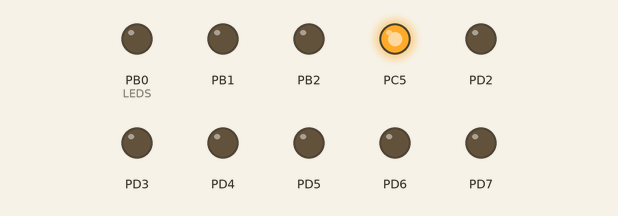
The program below on a simulated ATmega328P, built with avr-gcc and emulated at 16 MHz. Parts: output pins drawn as LEDs (lit = HIGH). What the program prints to the serial monitor is not drawn.

Above: at 0.1 s.
Timing chart, 0 to 1.6 s (numbered marks = the images above):
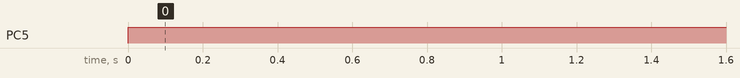

The program:

main.c
```c
/*
 * CodigoSPI.c
 *
 * Created: 2/3/2026 11:29:36 PM
 * Author : rodri
 */

#define F_CPU 16000000
#include <util/delay.h>
#include <avr/io.h>
#include <avr/interrupt.h>
#include <stdint.h>
#include "LibSPI.h"

uint8_t valorSPI = 0;
uint8_t POT1ADC;
uint8_t POT2ADC;
uint8_t dummy;


void refreshPORT(uint8_t valor);


int main(void)
{
	cli();
	DDRC |= (1<<DDC5);//Se configura como salida para SS, si es esclavo se pone como entrada &= ~ +
	DDRD |= (1<<DDD2)|(1<<DDD3)|(1<<DDD4)|(1<<DDD5)|(1<<DDD6)|(1<<DDD7);
	DDRB |= (1<<DDB0)|(1<<DDB1); //Bits conectados a LEDS

	PORTC |= (1<<PORTC5);//MSS, si es esclavo se comenta esto +

	//LEDS a cero
	PORTB &= ~((1<<PORTB0)|(1<<PORTB1));
	PORTD &= ~((1<<PORTD2)|(1<<PORTD3)|(1<<PORTD4)|(1<<PORTD5)|(1<<PORTD6)|(1<<PORTD7));

	spiInit(SPI_MASTER_OSC_DIV16,SPI_DATA_ORDER_MSB,SPI_CLOCK_IDLE_LOW,SPI_CLOCK_FIRST_EDGE);//Maestro +
	//spiInit(SPI_SLAVE_SS,SPI_DATA_ORDER_MSB,SPI_CLOCK_IDLE_LOW,SPI_CLOCK_FIRST_EDGE);//Esclavo +

	//SPCR |= (1<<SPIE); //se activa interrupcion solo para esclavo? o tambien como maestro? +

	//Configuracion de ADC
	ADMUX |= (1 << ADLAR);
	ADMUX = (1 << REFS0); // AVcc como referencia. Quitar la configuracion de ADLAR cuando se usen servos
	ADCSRA = (1 << ADEN) | (1 << ADPS2) | (1 << ADPS1) | (1 << ADPS0); // Prescaler 128

	//Configuracion de la comunicacion serial
	DDRD |= (1 << DDD1); // Configura TX (D1) como salida
	DDRD &= ~(1 << DDD0); // Configura RX (D0) como entrada
	UCSR0A = 0; // Modo normal, sin doble velocidad ni flags activos
	UCSR0B = (1 << RXCIE0) | (1 << RXEN0) | (1 << TXEN0); // Habilita interrupción por recepción, RX y TX
	UCSR0C = (1 << UCSZ01) | (1 << UCSZ00); // Modo asíncrono, sin paridad, 1 bit de stop, 8 bits de datos
	UBRR0 = 103; // Baud rate de 9600 para F_CPU = 16 MHz en modo normal

	sei();

    /* Replace with your application code */
    while (1)
    {
		//Codigo de maestro +
        // cualquier otro carácter se ignora


		//PORTC &= ~(1<<PORTC5); //Se activa el SS

		spiWrite('c');
		spiWrite('x');
		POT1ADC = spiRead();
		spiWrite('d');
		spiWrite('x');
		POT2ADC = spiRead();
		refreshPORT(POT2ADC);
		//spiWrite('x');
		spiWrite(valor_port);
		//spiRead();


		//PORTC |= (1<<PORTC5); //Se desactiva el SS

		//uint16_t valor2 = LecturaADC(3);
		char buffer2[6];   // máx 65535 + '\0'
		itoa(POT1ADC, buffer2, 10);

		USART_TX_String("POT1=");
		USART_TX_String(buffer2);
		USART_TX_Char(' ');

		USART_TX_String("POT2=");
		USART_TX_Uint(POT2ADC);
		USART_TX_String("\r\n");

		_delay_ms(250);

		//Codigo de esclavo+
		//POT1ADC = LecturaADC(2);
		//POT2ADC = LecturaADC(3);


    }
}

/*ISR(SPI_STC_vect){//interrupcion para recibir info como esclavo? o tambien como maestro?
	uint8_t spiValor = SPDR;
	if(spiValor == 'c'){
		SPDR = POT1ADC;//El valor que se mande debe ser de 8 bits
	}else if(spiValor == 'd'){
		SPDR = POT2ADC;
	}else if((spiValor != 'x')&(spiValor != 'c')&(spiValor != 'd')) {
		refreshPORT(spiValor);
	}

}*/
```

LibSPI.c
```c
/*
 * LibSPI.c
 *
 * Created: 2/4/2026 8:40:16 PM
 *  Author: rodri
 */
#include "LibSPI.h"
#include <avr/interrupt.h>

volatile char rx_char;
volatile uint8_t rx_flag = 0;
uint16_t uart_acc = 0;
volatile uint8_t valor_port = 0;

void USART_TX_Char(char c)
{
	while (!(UCSR0A & (1 << UDRE0))); // Espera buffer vacío
	UDR0 = c;
}

void USART_TX_String(const char *s)
{
	while (*s)
	{
		USART_TX_Char(*s++);
	}
}

void USART_TX_Uint(uint16_t num)
{
	char buffer[6];
	itoa(num, buffer, 10);
	USART_TX_String(buffer);
}

ISR(USART_RX_vect)
{
	rx_char = UDR0;   // Lee el dato recibido
	rx_flag = 1;      // Marca que llegó algo

	if (rx_flag) {          // ? CLAVE
        rx_flag = 0;        // consumir el carácter

        if (rx_char >= '0' && rx_char <= '9') {

            uart_acc = (uart_acc * 10) + (rx_char - '0');

            if (uart_acc > 255) {
                uart_acc = 255;
            }
        }
        else if (rx_char == '\n' || rx_char == '\r') {

            valor_port = (uint8_t)uart_acc;
            //refreshPORT(valor_port);
            uart_acc = 0;
        }

	}
}

void spiInit(Spi_Type sType, Spi_Data_Order sDataOrder, Spi_Clock_Polarity sClockPolarity, Spi_Clock_Phase sClockPhase)
{
	//PB2 -> SS
	//PB3 -> MOSI
	//PB4 -> MISO
	//PB5 -> SCK

	if(sType & (1<<MSTR))//Si soy maestro
	{
		DDRB |= (1<<DDB3)|(1<<DDB2)|(1<<DDB5);//MOSI, SS y SCK como salidas
		DDRB &= ~(1<<DDB4); //MISO como entrada
		SPCR |= (1<<MSTR); //Diciendole al registro que soy maestro

		uint8_t temp = sType & 0b00000111; //Mascara para solo interesarnos en los ultimos 3 bits que definen clock
		switch(temp){
			case 0: //DIV2
				SPCR &= ~((1<<SPR1)|(1<<SPR0));
				SPSR |= (1<<SPI2X);
			break;
			case 1: //DIV4
				SPCR &= ~((1<<SPR1)|(1<<SPR0));
				SPSR &= ~(1<<SPI2X);
			break;
			case 2: //DIV8
				SPCR &= ~(1<<SPR1);
				SPCR |= (1<<SPR0);
				SPSR |= (1<<SPI2X);
			break;
			case 3: //DIV16
				SPCR &= ~(1<<SPR1);
				SPCR |= (1<<SPR0);
				SPSR &= ~(1<<SPI2X);
			break;
			case 4: //DIV32
				SPCR &= ~(1<<SPR0);
				SPCR |= (1<<SPR1);
				SPSR |= (1<<SPI2X);
			break;
			case 5: //DIV64
				SPCR &= ~(1<<SPR0);
				SPCR |= (1<<SPR1);
				SPSR &= ~(1<<SPI2X);
			break;
			case 6: //DIV128
				SPCR |= ((1<<SPR1)|(1<<SPR0));
				SPSR &= ~(1<<SPI2X);
			break;
		}

	}
	else{ //aqui entra seguro al ser un esclavo
		DDRB |= (1<<DDB4); //MISO como salida
		DDRB &= ~((1<<DDB3)|(1<<DDB5)|(1<<DDB2)); //MOSI, SCK, SS como entradas
		SPCR &= ~(1<<MSTR); //Se escribe en el registro que es esclavo
	}

	//Se habilita la comunicacion SPI y se meten los demas datos al registro
	SPCR |= (1<<SPE)|sDataOrder|sClockPolarity|sClockPhase;
}

static void spiReceiveWait(){
	while (!(SPSR & (1<<SPIF))); //Se espera a que los datos esten completos
}

void spiWrite(uint8_t dat){//escribe dat en el spi
	SPDR = dat;
}

unsigned spiDataReady(){//Verificar que los datos estan listos para leer
	if(SPSR &(1<<SPIF))
	return 1;
	else
	return 0;
}

uint8_t spiRead(void){//leer la data recibida
	while (!(SPSR & (1<<SPIF))); //Esperar para completar la recepcion
	return(SPDR); //Leer los datos
}

uint8_t LecturaADC(uint8_t PIN){ //Cambiar a uint16_t cuando se vaya a usar servos
	 ADMUX = (ADMUX & 0xF0) | PIN; // Seleccionar canal
	 ADCSRA |= (1 << ADSC); // Iniciar conversión
	 while (ADCSRA & (1 << ADSC)); // Esperar a que termine
	 uint8_t adc8 = ADC >> 2;
	 return adc8; //cambiar a solo ADC cuando se vaya a usar servos

 }

 void refreshPORT(uint8_t valor){
	if(valor & 0b10000000){
		PORTB |= (1<<PORTB1);
	}else{
		PORTB &= ~(1<<PORTB1);
	}
	if(valor & 0b01000000){
		PORTB |= (1<<PORTB0);
		}else{
		PORTB &= ~(1<<PORTB0);
	}
	if(valor & 0b00100000){
		PORTD |= (1<<PORTD7);
		}else{
		PORTD &= ~(1<<PORTD7);
	}
	if(valor & 0b00010000){
		PORTD |= (1<<PORTD6);
		}else{
		PORTD &= ~(1<<PORTD6);
	}
	if(valor & 0b00001000){
		PORTD |= (1<<PORTD5);
		}else{
		PORTD &= ~(1<<PORTD5);
	}
	if(valor & 0b00000100){
		PORTD |= (1<<PORTD4);
		}else{
		PORTD &= ~(1<<PORTD4);
	}
	if(valor & 0b00000010){
		PORTD |= (1<<PORTD3);
		}else{
		PORTD &= ~(1<<PORTD3);
	}
	if(valor & 0b00000001){
		PORTD |= (1<<PORTD2);
		}else{
		PORTD &= ~(1<<PORTD2);
	}
}
```

LibSPI.h
```c
/*
 * LibSPI.h
 *
 * Created: 2/4/2026 8:40:40 PM
 *  Author: rodri
 */


#ifndef LIBSPI_H_
#define LIBSPI_H_

#include <avr/io.h>
#include <stdint.h>

extern volatile char rx_char;
extern volatile uint8_t rx_flag;
extern volatile uint8_t valor_port;
typedef enum
{
	SPI_MASTER_OSC_DIV2		=0b01010000,
	SPI_MASTER_OSC_DIV4		=0b01010001,
	SPI_MASTER_OSC_DIV8		=0b01010010,
	SPI_MASTER_OSC_DIV16	=0b01010011,
	SPI_MASTER_OSC_DIV32	=0b01010100,
	SPI_MASTER_OSC_DIV64	=0b01010101,
	SPI_MASTER_OSC_DIV128	=0b01010110,
	SPI_SLAVE_SS			=0b01000000
	}Spi_Type;

typedef enum
{
	SPI_DATA_ORDER_MSB		=0b00000000,
	SPI_DATA_ORDER_LSB		=0b00100000
	}Spi_Data_Order;

typedef enum
{
	SPI_CLOCK_IDLE_HIGH		=0b00001000,
	SPI_CLOCK_IDLE_LOW		=0b00000000
	}Spi_Clock_Polarity;

typedef enum
{
	SPI_CLOCK_FIRST_EDGE	=0b00000000,
	SPI_CLOCK_LAST_EDGE	=0b00000000,
	}Spi_Clock_Phase;

void USART_TX_Char(char c);

void USART_TX_String(const char *s);

void USART_TX_Uint(uint16_t num);

char UART_ReceiveChar(void);

void spiInit(Spi_Type, Spi_Data_Order, Spi_Clock_Polarity, Spi_Clock_Phase);
void spiWrite(uint8_t dat);
unsigned spiDataReady();
uint8_t spiRead(void);
uint8_t LecturaADC(uint8_t PIN);
void refreshPORT(uint8_t valor);
#endif /* LIBSPI_H_ */
```

Measured:
- by itself, PC5: LOW → HIGH at 0.00 s
